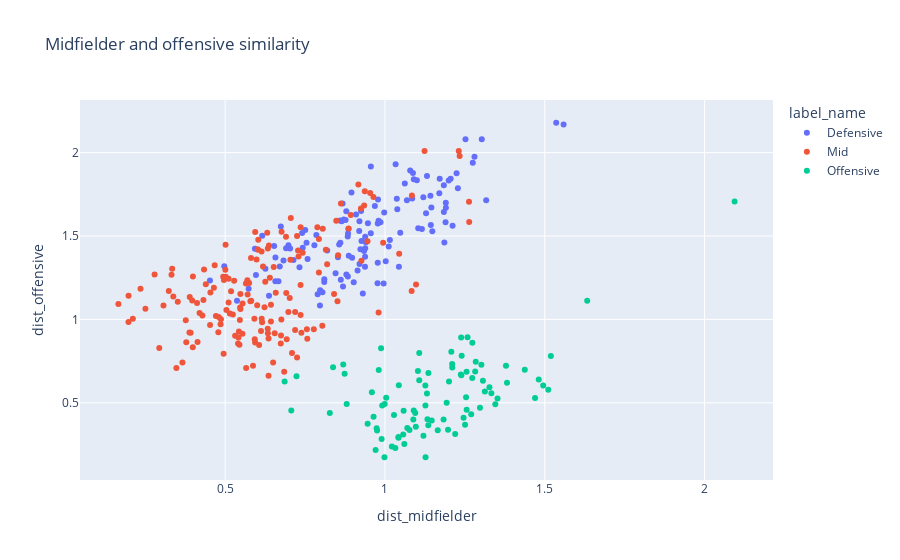

Notebook code cell kept with this figure:
### Code cell
px.scatter(df_output_dists[df_output_dists.position!='Goalkeeper'],
x='dist_midfielder',y='dist_offensive',
color='label_name',hover_data=['slug_club','slug_player','mins_played','position','score'],
title='Midfielder and offensive similarity')
